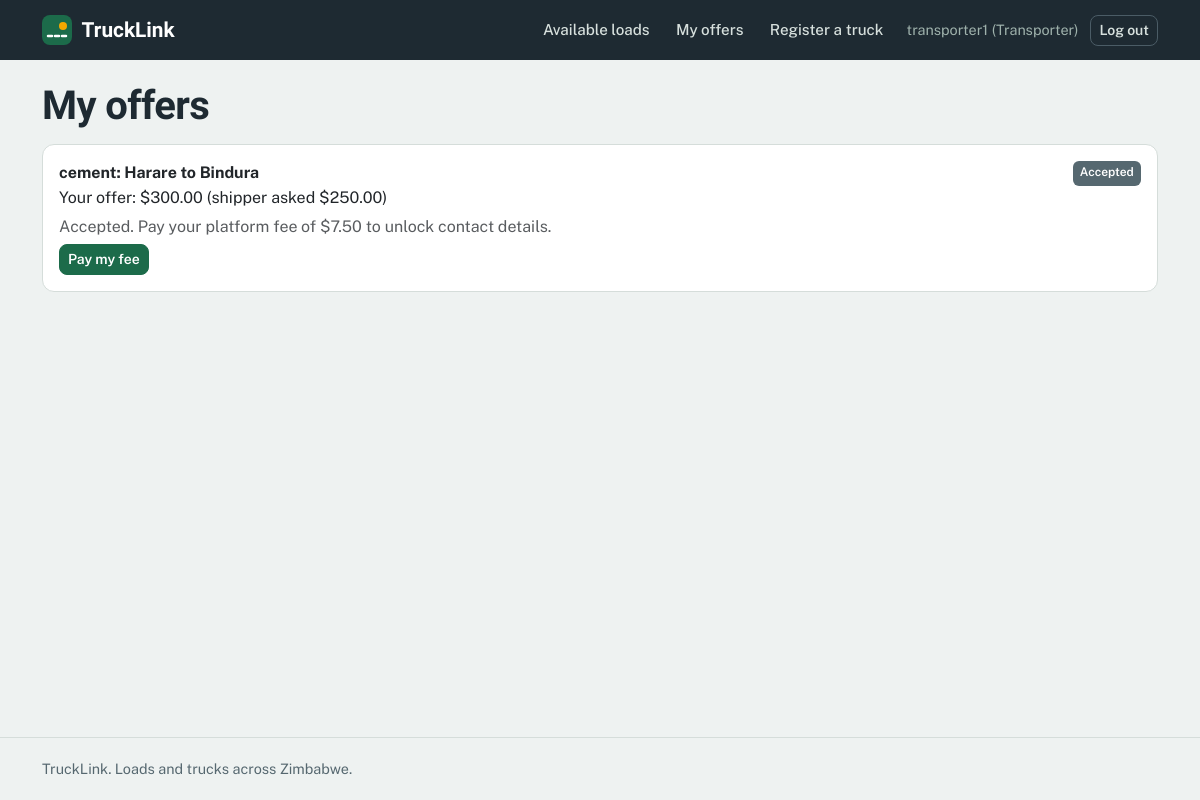
The app's page /loads/offers/ (signed in), older data.
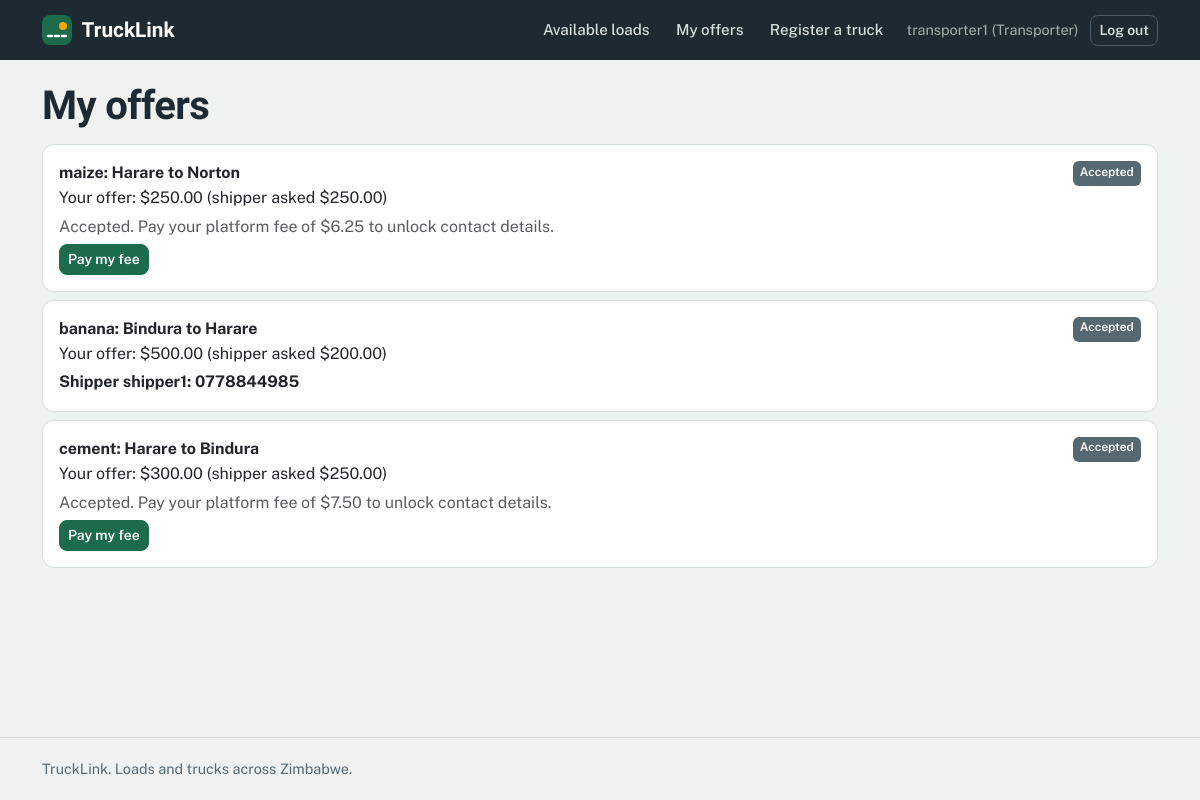
The same page, newer data.
### accounts/models.py (models this page shows, shortened)
class Profile(models.Model):
    ROLE_CHOICES = [
        ('shipper', 'Shipper (I have loads)'),
        ('transporter', 'Transporter (I have trucks)'),
    ]
    user = models.OneToOneField(settings.AUTH_USER_MODEL, on_delete=models.CASCADE)
    role = models.CharField(max_length=20, choices=ROLE_CHOICES)
    phone = models.CharField(max_length=20, blank=True)

### loads/models.py (models this page shows, shortened)
class Offer(models.Model):
    STATUS_CHOICES = [
        ('pending', 'Pending'),
        ('accepted', 'Accepted'),
        ('declined', 'Declined'),
    ]
    load = models.ForeignKey(Load, on_delete=models.CASCADE, related_name='offers')
    transporter = models.ForeignKey(settings.AUTH_USER_MODEL, on_delete=models.CASCADE,
                                    related_name='offers')
    truck = models.ForeignKey('trucks.Truck', on_delete=models.SET_NULL,
                              null=True, blank=True)
    price = models.DecimalField(max_digits=10, decimal_places=2)
    message = models.CharField(max_length=200, blank=True)
    status = models.CharField(max_length=20, choices=STATUS_CHOICES, default='pending')
    created_at = models.DateTimeField(auto_now_add=True)
    def _fee(self, percent):
        fee = self.price * Decimal(str(percent)) / Decimal('100')
        minimum = Decimal(str(settings.PLATFORM_FEE_MINIMUM))
        return max(fee, minimum).quantize(Decimal('0.01'))
    @property
    def transporter_fee(self):
        return self._fee(settings.PLATFORM_FEE_PERCENT_TRANSPORTER)
    @property
    def shipper_paid(self):
        return self.payments.filter(status='paid', payer_role='shipper').exists()
    @property
    def transporter_paid(self):
        return self.payments.filter(status='paid', payer_role='transporter').exists()
    @property
    def fee_paid(self):
        return self.shipper_paid and self.transporter_paid

class Load(models.Model):
    STATUS_CHOICES = [
        ('open', 'Open'),
        ('booked', 'Booked'),
        ('delivered', 'Delivered'),
    ]
    shipper = models.ForeignKey(settings.AUTH_USER_MODEL, on_delete=models.CASCADE,
                                related_name='loads', null=True, blank=True)
    title = models.CharField(max_length=100)
    pickup = models.CharField(max_length=100)
    destination = models.CharField(max_length=100)
    weight_tonnes = models.DecimalField(max_digits=6, decimal_places=2)
    offered_price = models.DecimalField(max_digits=10, decimal_places=2)
    pickup_date = models.DateField(null=True, blank=True)
    status = models.CharField(max_length=20, choices=STATUS_CHOICES, default='open')
    created_at = models.DateTimeField(auto_now_add=True)

### loads/views.py (the view)
# urls.py: path('offers/', views.my_offers, name='my_offers'),
@login_required
def my_offers(request):
    if _role(request.user) != 'transporter':
        return redirect('home')
    offers = (Offer.objects.filter(transporter=request.user)
              .select_related('load', 'load__shipper').order_by('-created_at'))
    return render(request, 'loads/my_offers.html', {'offers': offers})

### loads/views.py (called while the page is built)
def _role(user):
    profile = getattr(user, 'profile', None)
    return profile.role if profile else None

### loads/templates/loads/my_offers.html (shortened to what this page needs)
{% extends 'base.html' %}
{% block content %}
<h1 class="mb-3">My offers</h1>
{% for offer in offers %}
<div class="card mb-2">
  <div class="card-body">
    <div class="d-flex justify-content-between">
      <strong>{{ offer.load.title }}: {{ offer.load.pickup }} to {{ offer.load.destination }}</strong>
      <span class="badge bg-secondary">{{ offer.get_status_display }}</span>
    </div>
    <p class="mb-1">Your offer: ${{ offer.price }} (shipper asked ${{ offer.load.offered_price }})</p>
    {% if offer.status == 'accepted' %}
      {% if offer.fee_paid %}
        <p class="mb-0 fw-bold">Shipper {{ offer.load.shipper.username }}: {{ offer.load.shipper.profile.phone|default:"no phone given" }}</p>
      {% elif offer.transporter_paid %}
        <p class="mb-0 text-muted">Your fee is paid. Waiting for the shipper to pay theirs.</p>
      {% else %}
        <p class="mb-1 text-muted">Accepted. Pay your platform fee of ${{ offer.transporter_fee }} to unlock contact details.</p>
        <a href="{% url 'load_detail' offer.load.pk %}" class="btn btn-sm btn-success">Pay my fee</a>
      {% endif %}
    {% endif %}
  </div>
</div>
{% empty %}
<p>You have not made any offers yet. Browse <a href="{% url 'load_list' %}">available loads</a>.</p>
{% endfor %}
{% endblock %}

### accounts/templates/base.html (shortened to what this page needs)
<!DOCTYPE html>
<html lang="en">
<head>
  <link href="https://cdn.jsdelivr.net/npm/bootstrap@5.3.3/dist/css/bootstrap.min.css" rel="stylesheet">
</head>
<body>
  <header class="topbar">
    <div class="container topbar-inner">
      <a href="{% url 'home' %}" class="brand">
        <svg width="30" height="30" viewBox="0 0 30 30" aria-hidden="true"><rect width="30" height="30" rx="8" fill="#1C6B4A"/><path d="M6 21 L24 21" stroke="#fff" stroke-width="2.5" stroke-dasharray="4 3" stroke-linecap="round"/><circle cx="21" cy="11" r="4" fill="#F5A800"/></svg>
        <span>TruckLink</span>
      </a>
      <nav class="navlinks" aria-label="Main">
        {% if user.is_authenticated %}
          {% if user.profile.role == 'shipper' %}
            <a class="navlink" href="{% url 'truck_list' %}">Available trucks</a>
            <a class="navlink" href="{% url 'post_load' %}">Post a load</a>
            <a class="navlink" href="{% url 'my_loads' %}">My loads</a>
          {% elif user.profile.role == 'transporter' %}
            <a class="navlink" href="{% url 'load_list' %}">Available loads</a>
            <a class="navlink" href="{% url 'my_offers' %}">My offers</a>
            <a class="navlink" href="{% url 'add_truck' %}">Register a truck</a>
          {% else %}
            <a class="navlink" href="{% url 'load_list' %}">Loads</a>
            <a class="navlink" href="{% url 'truck_list' %}">Trucks</a>
          {% endif %}
          <span class="userchip">{{ user.username }}{% if user.profile %} ({{ user.profile.role|title }}){% endif %}</span>
          <form method="post" action="{% url 'logout' %}" class="d-inline">
            <button type="submit" class="btn btn-sm btn-nav">Log out</button>
          </form>
        {% else %}
          <a class="navlink" href="{% url 'login' %}">Log in</a>
          <a class="btn btn-sm btn-warning" href="{% url 'register' %}">Register</a>
        {% endif %}
      </nav>
    </div>
  </header>
  <main id="main">
    <div class="container">
      {% block content %}{% endblock %}
    </div>
  </main>
  <footer class="footer">
    <div class="container">TruckLink. Loads and trucks across Zimbabwe.</div>
  </footer>
</body>
</html>

### accounts/templates/base.html (style rules this page uses)
:root { --asphalt:#1E2A32; --mist:#EEF2F1; --paper:#FFFFFF; --msasa:#1C6B4A; --msasa-dark:#14513A; --msasa-tint:#E1F0E9; --amber:#F5A800; --amber-tint:#FFF1CC; --brake:#C93A2B; --brake-tint:#FBE5E1; --line:#D5DDDA; --muted:#566870; --bs-primary-rgb:28,107,74; --bs-success-rgb:28,107,74; --bs-warning-rgb:245,168,0; --bs-danger-rgb:201,58,43; --bs-secondary-rgb:86,104,112; }
body { font-family:'Public Sans',system-ui,-apple-system,'Segoe UI',sans-serif; background:var(--mist); color:var(--asphalt); line-height:1.55; min-height:100vh; display:flex; flex-direction:column; }
main { flex:1; }
h1,h2,h3,h4,.display-font { font-family:'Bricolage Grotesque','Public Sans',sans-serif; font-weight:700; letter-spacing:-.015em; line-height:1.1; }
main h1 { margin-top:1.5rem; }
a { color:var(--msasa); }
.topbar { background:var(--asphalt); color:#fff; }
.topbar-inner { display:flex; align-items:center; justify-content:space-between; gap:1rem; padding-top:.75rem; padding-bottom:.75rem; }
.brand { display:flex; align-items:center; gap:.6rem; color:#fff; text-decoration:none; font-family:'Bricolage Grotesque',sans-serif; font-weight:700; font-size:1.3rem; }
.navlinks { display:flex; align-items:center; gap:.25rem; flex-wrap:wrap; justify-content:flex-end; }
.navlink { color:#D7E0DD; text-decoration:none; padding:.4rem .7rem; border-radius:8px; font-weight:500; font-size:.95rem; }
.userchip { color:#9FB2AC; font-size:.9rem; padding:0 .5rem; }
.btn { border-radius:8px; font-weight:600; }
.btn-primary, .btn-success { --bs-btn-color:#fff; --bs-btn-bg:#1C6B4A; --bs-btn-border-color:#1C6B4A; --bs-btn-hover-color:#fff; --bs-btn-hover-bg:#14513A; --bs-btn-hover-border-color:#14513A; --bs-btn-active-color:#fff; --bs-btn-active-bg:#14513A; --bs-btn-active-border-color:#14513A; }
.btn-nav { --bs-btn-color:#D7E0DD; --bs-btn-border-color:#4B5C66; --bs-btn-hover-color:#fff; --bs-btn-hover-bg:rgba(255,255,255,.1); --bs-btn-hover-border-color:#9FB2AC; --bs-btn-active-color:#fff; --bs-btn-active-bg:rgba(255,255,255,.15); }
.card { border:1px solid var(--line); border-radius:12px; background:var(--paper); box-shadow:none; }
.badge { border-radius:6px; font-weight:600; padding:.35em .6em; }
.footer { border-top:1px solid var(--line); color:var(--muted); padding:1.25rem 0; margin-top:2rem; font-size:.9rem; }

Row changes from the older to the newer data that the page shows:
added Offer: load "maize", load.pickup "Harare", load.destination "Norton", status "Accepted", price "250.00", load.offered_price "250.00", transporter_fee "6.25"
added Offer: load "banana", load.pickup "Bindura", load.destination "Harare", status "Accepted", price "500.00", load.offered_price "200.00", load.shipper.username "shipper1", load.shipper.profile.phone "0778844985"
